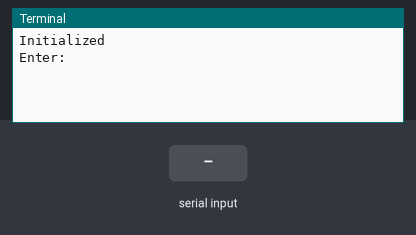
A program run on a simulated Raspberry Pi (BCM pin numbers). Shown: the last lines printed to the terminal. The test bench sets the inputs (shaded band).

Above: at 1.2 s.
1.3 s: "a" typed at the terminal
At 2.5 s:
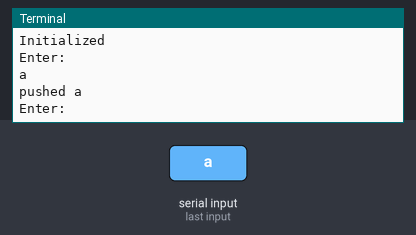
2.8 s: "s" typed at the terminal
At 4.0 s:
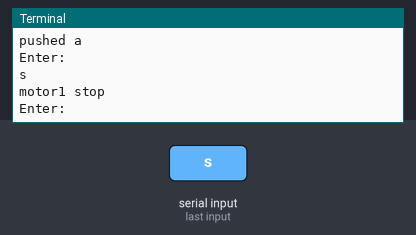
4.3 s: "b" typed at the terminal
At 5.1 s:
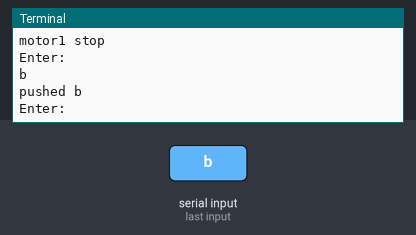
5.8 s: "v" typed at the terminal
At 6.3 s:
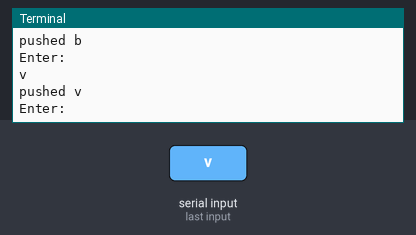
7.3 s: "1" typed at the terminal
At 8.5 s:
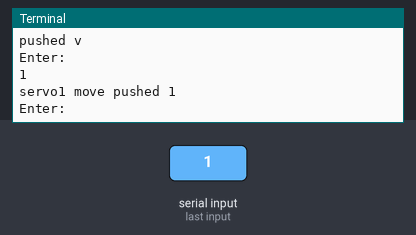
8.8 s: "2" typed at the terminal
At 9.7 s:
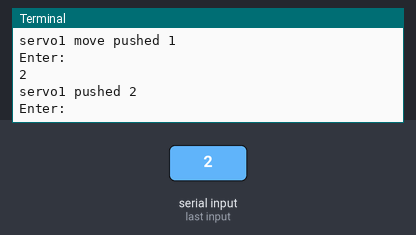

Measured:
- after the input at 1.3 s, the terminal: prints a new line at once (image 1)
- after the input at 2.8 s, the terminal: prints a new line at once (image 2)
- after the input at 4.3 s, the terminal: prints a new line at once (image 3)
- after the input at 5.8 s, the terminal: prints a new line at once (image 4)
- after the input at 7.3 s, the terminal: prints a new line at once (image 5)
- after the input at 8.8 s, the terminal: prints a new line at once (image 6)

The program:

keyPressTest.py
```python
#! /usr/bin/env python
# -*- coding: utf-8 -*-
# @author: Katsuya Yamaguchi

import pygame
from pygame.locals import *
import time
import RPi.GPIO as GPIO

def initIO() :
	GPIO.setmode(GPIO.BCM)

def main() :
	initIO()
	pygame.init()
	print "Initialized"

	while True :
		time.sleep( 0.1 )
		while True :
			time.sleep( 0.1 )
			# if True :
			# 	pressed_keys = pygame.key.get_pressed()
			# 	val = raw_input("Enter:")
			pressed_keys = pygame.key.get_pressed()
			val = raw_input("Enter:")
			try :
				if val == 'a':
					print "pushed %s" % val
				elif val == 's':
					print "motor1 stop"

				if val == 'b':
					print "pushed %s" % val
				elif val == 'v':
					print "pushed %s" % val

				if val == '1':
					print "servo1 move pushed %s" % val
				elif val == '2':
					print "servo1 pushed %s" % val
				elif val == '3':
					print "servo1 pushed %s" % val
				elif val == '4':
					print "servo1 pushed %s" % val
				elif val == '5':
					print "servo1 pushed %s" % val

				if val == '6':
					print "servo2 pushed %s" % val
				elif val == '7':
					print "servo2 pushed %s" % val
				elif val == '8':
					print "servo2 pushed %s" % val
				elif val == '9':
					print "servo2 pushed %s" % val
				elif val == '0':
					print "servo2 pushed %s" % val

			except IOError as ex:
				print "I2C Communication Failed %s" % ex

if __name__ == "__main__":
	main()
```
